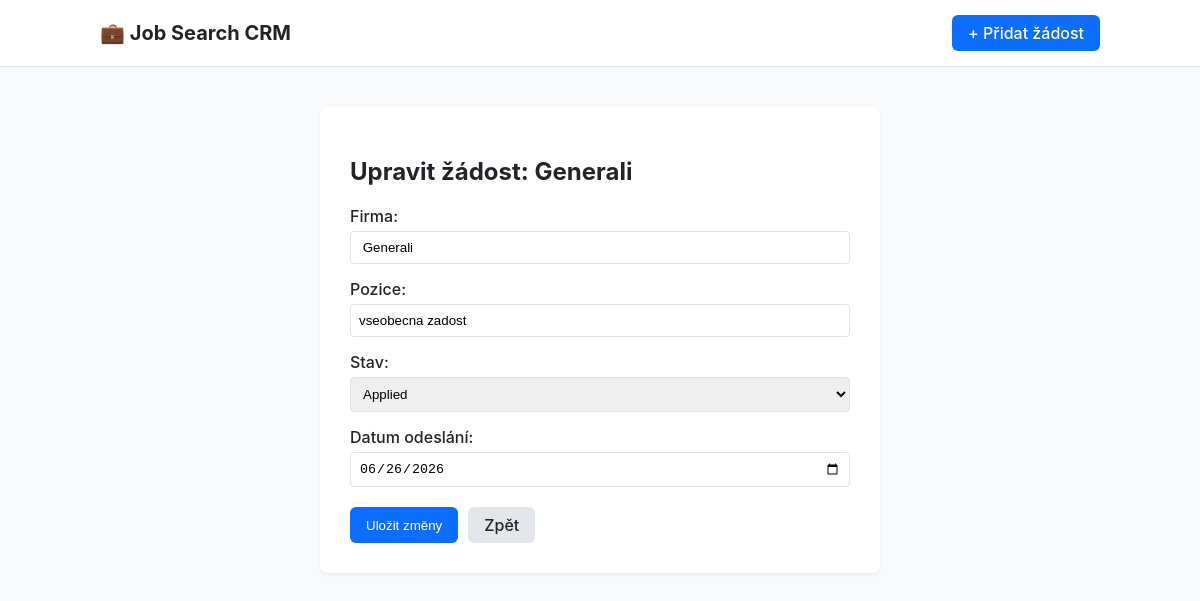
Page /edit/10 on the committed database.
### tables this page shows
CREATE TABLE applications (
            id INTEGER PRIMARY KEY AUTOINCREMENT,
            company TEXT NOT NULL,
            position TEXT NOT NULL,
            status TEXT NOT NULL DEFAULT 'Applied',
            sent_date DATE NOT NULL
        );

### app.py (the view, shortened to what this page needs)
@app.route('/edit/<int:id>', methods=['GET', 'POST'])
def edit_application(id):
    conn = get_db_connection()
    application = conn.execute('SELECT * FROM applications WHERE id = ?', (id,)).fetchone()
    if application is None:
        conn.close()
        return "Žádost nenalezena", 404
    conn.close()
    return render_template('edit.html', application=application, statuses=STATUS_OPTIONS)

### database.py (called while the page is built)
def get_db_connection():
    conn = sqlite3.connect(DATABASE_PATH)
    conn.row_factory = sqlite3.Row  # Umožní přistupovat ke sloupcům přes názvy
    return conn

### templates/edit.html (shortened to what this page needs)
<!DOCTYPE html>
<html lang="cs">
<head>
    <link rel="stylesheet" href="{{ url_for('static', filename='style.css') }}">
</head>
<body>
    <nav class="navbar">
        <div class="container">
            <a href="{{ url_for('index') }}" class="nav-brand">💼 Job Search CRM</a>
            <a href="{{ url_for('add_application') }}" class="btn btn-primary">+ Přidat žádost</a>
        </div>
    </nav>
    <main class="container content">
        <div class="form-card">
            <h2>Upravit žádost: {{ application['company'] }}</h2>
            <form method="POST">
                <div class="form-group">
                    <label for="company">Firma:</label>
                    <input type="text" id="company" name="company" value="{{ application['company'] }}" required>
                </div>
                <div class="form-group">
                    <label for="position">Pozice:</label>
                    <input type="text" id="position" name="position" value="{{ application['position'] }}" required>
                </div>
                <div class="form-group">
                    <label for="status">Stav:</label>
                    <select id="status" name="status">
                        {% for status in statuses %}
                            <option value="{{ status }}" {% if application['status'] == status %}selected{% endif %}>{{ status }}</option>
                        {% endfor %}
                    </select>
                </div>
                <div class="form-group">
                    <label for="sent_date">Datum odeslání:</label>
                    <input type="date" id="sent_date" name="sent_date" value="{{ application['sent_date'] }}" required>
                </div>
                <div class="form-actions">
                    <button type="submit" class="btn btn-primary">Uložit změny</button>
                    <a href="{{ url_for('index') }}" class="btn btn-secondary">Zpět</a>
                </div>
            </form>
        </div>
    </main>
</body>
</html>

### static/style.css (style rules this page uses)
:root { --bg-color: #f8f9fa; --card-bg: #ffffff; --text-color: #212529; --primary-color: #0d6efd; --border-color: #dee2e6; --applied: #6c757d; --interview: #fd7e14; --rejected: #dc3545; --offer: #198754; --hired: #0dcaf0; }
body { font-family: -apple-system, BlinkMacSystemFont, "Segoe UI", Roboto, sans-serif; background-color: var(--bg-color); color: var(--text-color); margin: 0; padding: 0; }
.container { max-width: 1000px; margin: 0 auto; padding: 0 20px; }
.navbar { background-color: #ffffff; border-bottom: 1px solid var(--border-color); padding: 15px 0; }
.navbar .container { display: flex; justify-content: space-between; align-items: center; }
.nav-brand { font-size: 1.25rem; font-weight: bold; text-decoration: none; color: var(--text-color); }
.content { margin-top: 40px; }
.btn { display: inline-block; padding: 8px 16px; border-radius: 6px; text-decoration: none; font-weight: 500; cursor: pointer; border: none; }
.btn-primary { background-color: var(--primary-color); color: white; }
.btn-secondary { background-color: #e2e6ea; color: var(--text-color); }
.form-card { background: var(--card-bg); padding: 30px; border-radius: 8px; box-shadow: 0 2px 4px rgba(0,0,0,0.05); max-width: 500px; margin: 0 auto; }
.form-group { margin-bottom: 15px; }
.form-group label { display: block; margin-bottom: 5px; font-weight: 500; }
.form-group input, .form-group select { width: 100%; padding: 8px; border: 1px solid var(--border-color); border-radius: 4px; box-sizing: border-box; }
.form-actions { margin-top: 20px; display: flex; gap: 10px; }

### rows in the picture
applications: company "Generali", position "vseobecna zadost", status "Applied", sent_date "06/26/2026"
